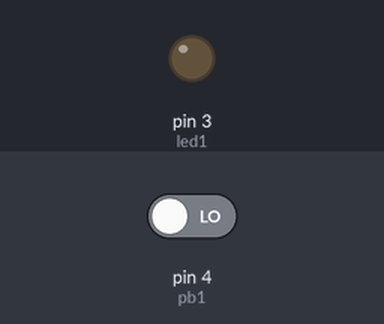
Simulated run of this sketch. Board: Arduino Uno, built with avr-gcc and run on an emulated ATmega328P. On the bench: output pins drawn as LEDs (lit = HIGH). Inputs (shaded band) come from the test bench; at power-on: pin 4 (pb1) LOW.

Above: at 1.2 s.
1.3 s: pin 4 (pb1) driven HIGH
At 3.0 s:
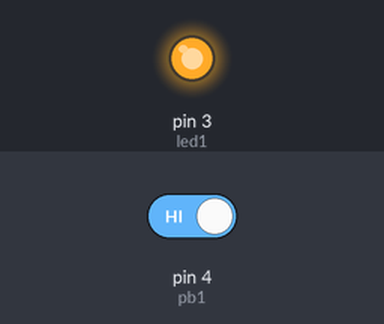
Timing chart, 0 to 4.5 s (numbered marks = the images above; inputs shaded):
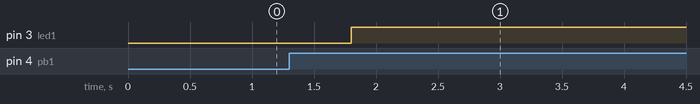

The sketch:

latihan_nyalain_matiin_lampu_pke_1pb.ino
```cpp
int led1=3;
int pb1=4;
int x;

void setup() {
  // put your setup code here, to run once:
pinMode(pb1,INPUT);
pinMode(led1,OUTPUT);
}

void loop() {
  // put your main code here, to run repeatedly:


 x=digitalRead(pb1);
 if(x==1){
     delay(500);
 nyala();
}
loop();
}

void nyala(){
  digitalWrite(led1,1);
  x=digitalRead(pb1);

  if(x==1){
       delay(500);

    loop();
  }
  nyala();
}
```

Measured:
- after the input at 1.3 s, pin 3 (led1): LOW → HIGH after 0.50 s
